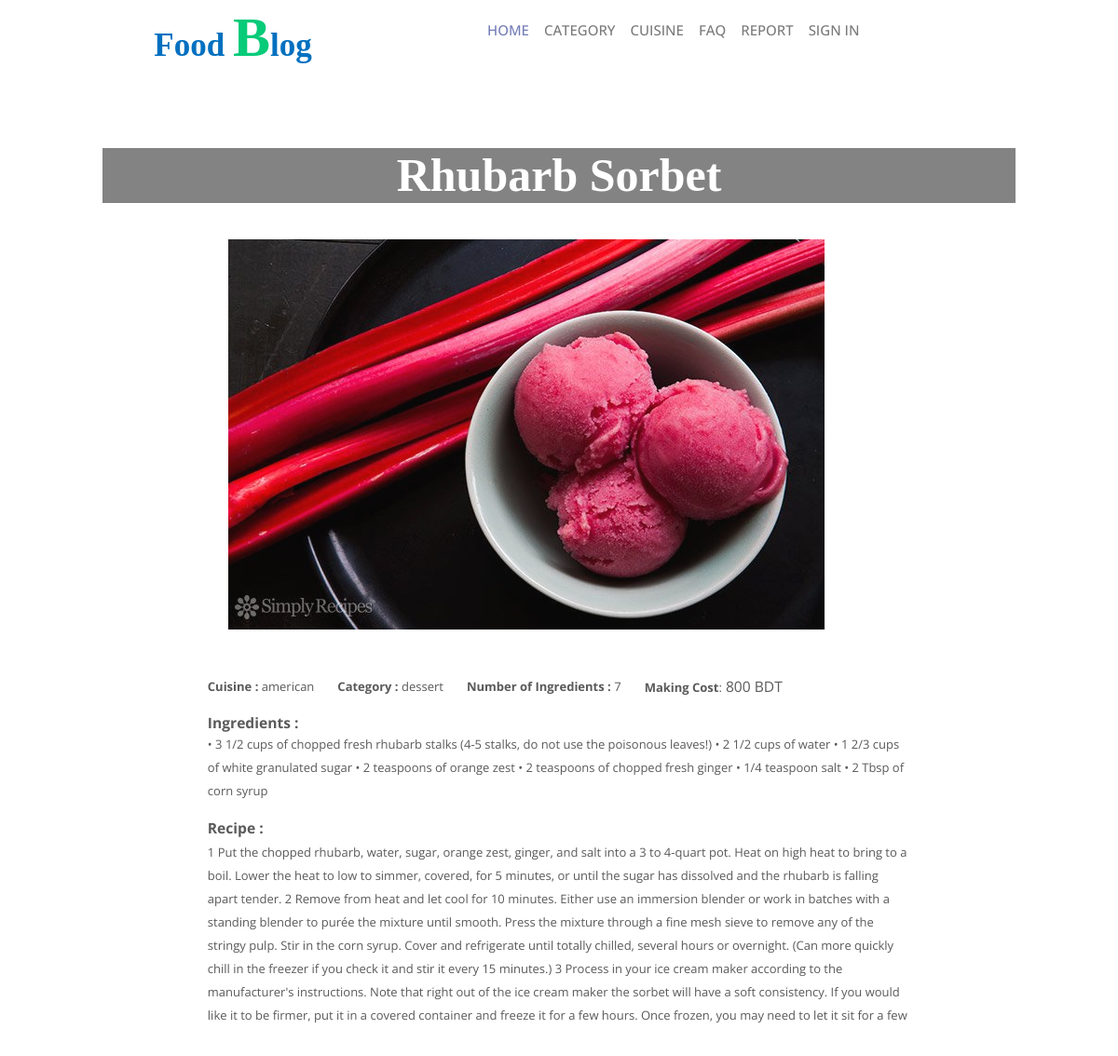
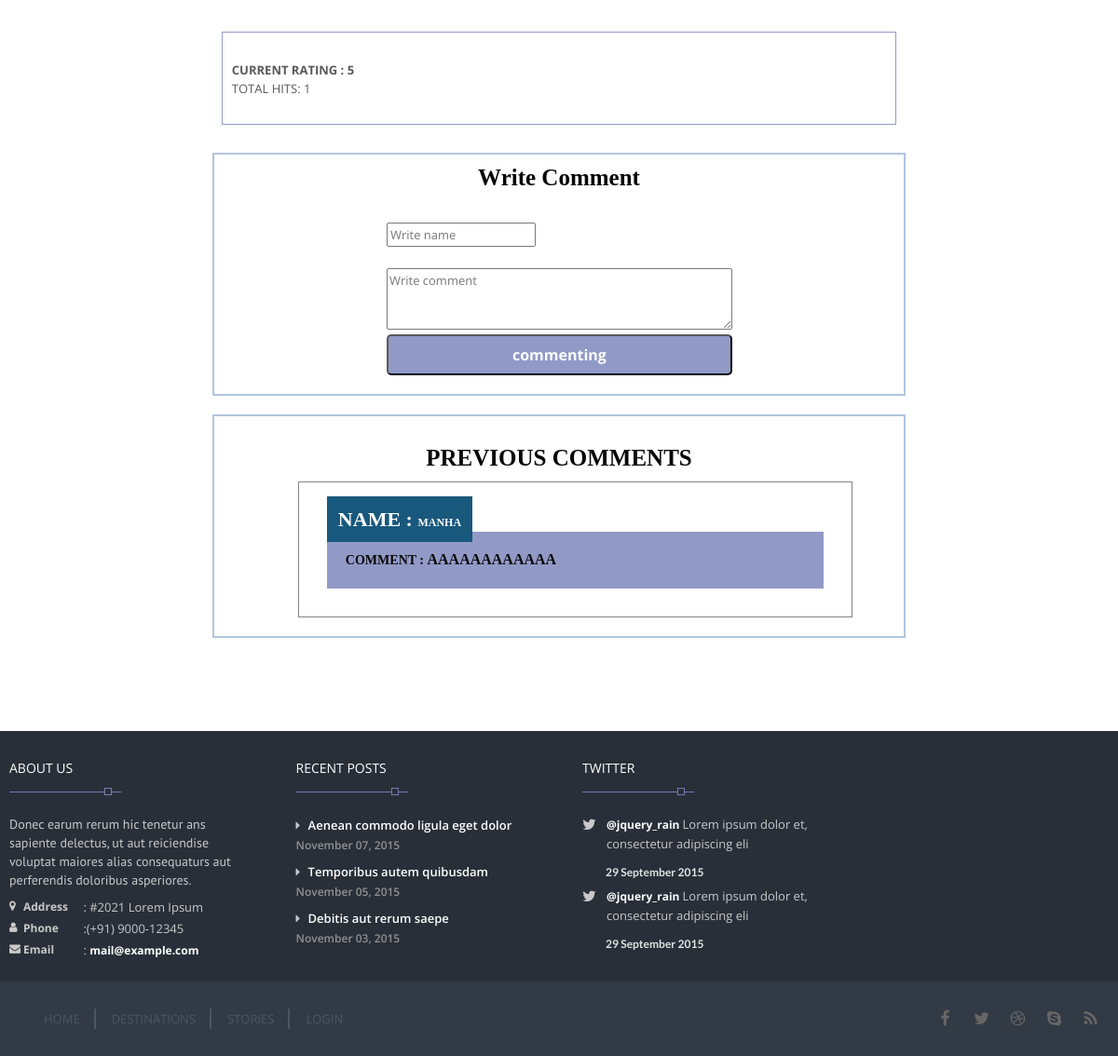
The app's page /view/description.php?id=4 with its own data (2 pictures, top to bottom).
### tables this page shows
CREATE TABLE IF NOT EXISTS `recepie` (
  `recepie_id` int(11) NOT NULL AUTO_INCREMENT,
  `recepie_name` varchar(100) NOT NULL,
  `ingredients` varchar(600) NOT NULL,
  `no_of_ingredients` int(10) NOT NULL,
  `cuisine` varchar(10) NOT NULL,
  `catagory` varchar(15) NOT NULL,
  `description` varchar(1000) NOT NULL,
  `price` int(11) NOT NULL,
  `upload_date` date NOT NULL,
  `main_copy` int(11) NOT NULL DEFAULT '0',
  PRIMARY KEY (`recepie_id`),
  UNIQUE KEY `recepie_name` (`recepie_name`)
);

CREATE TABLE IF NOT EXISTS `commenttable` (
  `id` int(11) NOT NULL AUTO_INCREMENT,
  `name` varchar(25) NOT NULL,
  `comment` varchar(300) NOT NULL,
  `recepie_id` int(11) NOT NULL,
  `accept` int(11) NOT NULL DEFAULT '0',
  PRIMARY KEY (`id`)
);

### view/description.php (the view, shortened to what this page needs)
<?php
$query = mysql_query("SELECT * from recepie where main_copy=1 AND  recepie_id=" . $_GET["id"]);
?>
<!DOCTYPE html>
<html lang = "en">
    <head>
        <link rel="stylesheet" href="css/bootstrap.min.css"/>
        <link rel="stylesheet" href="css/style.css">
        <link rel="stylesheet" type="text/css" href="css/style.css" media="screen" data-name="skins">
        <link rel="stylesheet" href="http://cdnjs.cloudflare.com/ajax/libs/font-awesome/4.6.3/css/font-awesome.min.css">
        <link rel="stylesheet" href="css/font-awesome.css"/>
        <link rel="stylesheet" href="css/fractionslider.css"/>
        <link rel="stylesheet" href="css/style-fraction.css"/>
        <link rel="stylesheet" href="css/style_footer.css"/>
        <link rel = "stylesheet" href = "css/description_style.css" type = "text/css">
    </head>
    <body>
        <?php include 'header.php'; ?>
        <div class="container">
            <div class="print_data">
                <?php
                while ($rows = mysql_fetch_array($query)) {
                    $recepie_id = $rows['recepie_id'];
                    $recepie_name = $rows['recepie_name'];
                    $cuisine = $rows['cuisine'];
                    $catagory = $rows['catagory'];
                    $no_of_ingredients = $rows['no_of_ingredients'];
                    $price = $rows['price'];
                    $description = $rows['description'];
                    $ingredients = $rows['ingredients'];
                    ?>
                    <div id="recepie_div" style="display: inline;">
                        <div id="recepie_name"><?php echo $recepie_name; ?></div>
                        <div class="recepie_image" >
                            <?php $path = 'images/food/' . $recepie_id . '.jpg' ?>
                            <img  src="<?php echo $path ?>"  >
                        </div>
                        <div id="info_recepie" >
                            <div id="details">
                                <div class='desc'>
                                    <div class='details_recipe'><b>Cuisine :</b> <?php echo $cuisine; ?> <br></div>
                                    <div class='details_recipe'><b>Category :</b> <?php echo $catagory; ?><br></div>
                                    <div class='details_recipe'><b>Number of Ingredients :</b> <?php echo $no_of_ingredients; ?><br></div>
                                    <div class='details_recipe'><b>Making Cost</b>:<big> <?php echo $price; ?> BDT</big></div>
                                </div>
                            </div>
                            <div class="clearfix"></div>
                            <div class='details'>
                                <big><b>Ingredients : </b></big> <br>
                                <div class='detils_moshla'><?php echo $ingredients; ?></div>
                            </div>
                            <div id='details'>
                                <big><b>Recipe :</b></big> <br>
                                <?php echo $description; ?>
                            </div>
                            <br>
                            <div>
                                <div class="rating_div">
                                    <div class='rating_show'>
                                        <?php
                                        $ratingquery = mysql_query("SELECT rate FROM ratingtable where recepie_id=$recepie_id");
                                        ?>
                                        <?php
                                        $rate_sum = 0;
                                        $row_count = 0;
                                        while ($rows = mysql_fetch_assoc($ratingquery)) {
                                            $rate = $rows['rate'];
                                            $rate_sum = $rate_sum + $rate;
                                            $row_count = $row_count + 1;
                                            ?>
                                            <?php
                                        }
                                        if (!$row_count == 0) {
                                            $current_rating = $rate_sum / $row_count;
                                            echo "<b>CURRENT RATING : ";
                                            echo round($current_rating, 2) . "</b>";
                                            echo "</br>" . "TOTAL HITS: " . $row_count;
                                        } else {
                                            echo "<b>CURRENT RATING : 0 </b>";
                                            echo "</br>" . "TOTAL HITS: " . $row_count;
                                        }
                                        ?>
                                    </div>
                                </div>
                            </div>
                            <div id='comment_note'style="border:2px solid lightsteelblue;margin-left:20px;margin-right: 20px;">
                                <h4 class='comment_header'> Write Comment</h4>
                                            <div style="margin-left:25%;">
                                                <form action="description.php?id=<?php echo "$recepie_id"; ?>" method="POST">
                                                    <table>
                                                        <tr><td><span style="font-family:Monotype Corsiva;color:white;font-weight: bolder;font-size: 25px;">Name:</span> <br><input placeholder="Write name" type="text" name="name"/></td></tr>
                                                        <tr><td colspan="2"><span style="font-family:Monotype Corsiva;color:white;font-weight: bolder;font-size: 25px;">Write Comment:</span>  </td></tr>
                                                        <tr><td colspan="5"><textarea name="comment" placeholder="Write comment "rows="3" cols="50"></textarea></td></tr>
                                                        <tr><td colspan="2"><input id='details_button' type="submit" name="commenting" value="commenting"></td></tr>
                                                    </table>
                                                </form>
                                            </div>
                                            </div>
                                            <?php
                                            $getquery = mysql_query("SELECT * FROM commenttable where recepie_id=$recepie_id and accept=1 ORDER BY id DESC");
                                            ?>
                                            <div style="border:2px solid lightsteelblue;padding:20px;margin:20px;">
                                                <h4 class='comment_header'>PREVIOUS COMMENTS</h4>
                                                <?php
                                                while ($rows = mysql_fetch_assoc($getquery)) {
                                                    $name = $rows['name'];
                                                    $comment = $rows['comment'];
                                                    ?>
                                                    <div class='prev_comment'>
                                                        <span id='left_span'> NAME : <span style="font-size: 12px;font-family: times new roman"><?php echo $name; ?></span>  </span>
                                                        <div style="word-wrap: break-word;padding:20px;background-color: #8e96c5;">
                                                            <span style="word-wrap: break-word;color:black;text-transform: uppercase;font-size: 14px;font-family:Monotype Corsiva;font-weight: bolder; "> Comment : <span style="font-size: 16px;font-family: times new roman"><?php echo $comment; ?></span>  </span>
                                                        </div>
                                                    </div>
                                                    <?php
                                                }
                                                ?>
                                            </div></div> </div>
                                            <?php
                                        }
                                        ?>
                                        </div>
                                        </div>
                                        <?php include 'footer.php'; ?>
                                        </body>
                                        </html>

### view/css/description_style.css (style rules this page uses)
div#recepie_name { font-size:50px; font-family:Monotype Corsiva; background-color:grey; width:100%; padding-left:100%; padding-right: 100%; padding:2%; text-align: center; margin-bottom: 4% ; color:white; font-weight: bolder; }
.recepie_image { margin-top:4px; margin-bottom: 5%; margin-left: auto; margin-right: auto; padding:0px 135px; }
.details_recipe { float:left; padding-right: 25px; }
.detils_moshla,#details { line-height: 25px; }
div#info_recepie { margin-left:10%; margin-right:10%; }
div#details,.details { margin:15px; }
.print_data { background-color: white; opacity: 0.97; padding:5%; overflow:hidden; margin:2%; }
.rating_div { background-color:white; margin:30px; padding-left:10px; height: 100px; padding-top: 30px; }
.comment_header { text-align: center; background-color: white; font-size: 25px; font-family:Monotype Corsiva; color: black; }
#details_button { width:100%; text-align: center; padding:10px 100px; font-size:16px; cursor:pointer; border-radius:5px; margin-bottom:20px; background-color:#8e96c5; list-style-type:none; color:white; font-weight: bolder; }
.prev_comment { word-wrap: break-word; border:1px solid grey ; padding:30px; margin-left:10%; margin-right: 20%; width: 85%; }
.prev_comment #left_span { word-wrap: break-word; background-color:#105378; padding:12px; color:white; text-transform: uppercase; font-size: 22px; font-family:Monotype Corsiva; font-weight: bolder; }
.rating_div { border:1px solid #9199C7; }

### records on screen
recepie: recepie_name "Rhubarb Sorbet", cuisine "american", catagory "dessert", no_of_ingredients "7", price "800", ingredients "• 3 1/2 cups of chopped fresh rhubarb stalks (4-5 stalks, do not use the poisonous leaves!) • 2 1/2 cups of water • 1 2/3 cups of white granulated sugar • 2 teaspoons of orange zest • 2 teaspoons of chopped fresh ginger • 1/4 teaspoon salt • 2 Tbsp of corn syrup", description "1 Put the chopped rhubarb, water, sugar, orange zest, ginger, and salt into a 3 to 4-quart pot. Heat on high heat to bring to a boil. Lower the heat to low to simmer, covered, for 5 minutes, or until the sugar has dissolved and the rhubarb is falling apart tender. 2 Remove from heat and let cool for 10 minutes. Either use an immersion blender or work in batches with a standing blender to purée the mixture until smooth. Press the mixture through a fine mesh sieve to remove any of the stringy pulp. Stir in the corn syrup. Cover and refrigerate until totally chilled, several hours or overnight. (Can more quickly chill in the freezer if you check it and stir it every 15 minutes.) 3 Process in…", current_rating "5", row_count "1"
commenttable: name "MANHA", comment "AAAAAAAAAAAA"
